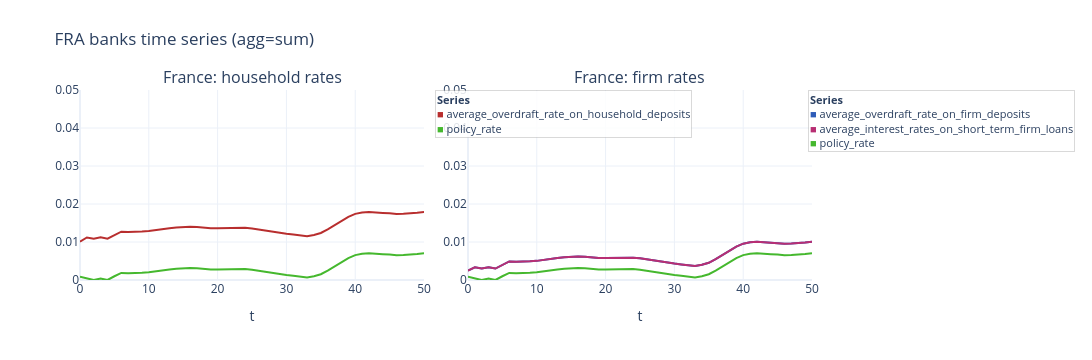

Source (notebook cell):
### Code cell
fig = plot_agent_timeseries(
    model,
    "FRA",
    "banks",
    [
        ["average_overdraft_rate_on_household_deposits", "central_bank.policy_rate"],
        [
            "average_overdraft_rate_on_firm_deposits",
            "average_interest_rates_on_short_term_firm_loans",
            "central_bank.policy_rate",
        ],
    ],
    panel_titles=["France: household rates", "France: firm rates"],
    no_cols=2,
    **FIG_SIZE_WIDE,
    show_legend=True,
    show=False,
)

fig.update_yaxes(range=[0, 0.05])
fig.show()

### Figure 1 — Plotly figure (JSON) as saved in the notebook; plotly's stock layout.template omitted (floating-point values rounded to 4 significant figures)
{"data": [{"line": {"color": "hsl(0, 60%, 45%)", "width": 2}, "mode": "lines", "name": "average_overdraft_rate_on_household_deposits", "showlegend": false, "type": "scatter", "x": [0, 1, 2, 3, 4, 5, 6, 7, 8, 9, 10, 11, 12, 13, 14, 15, 16, 17, 18, 19, 20, 21, 22, 23, 24, 25, 26, 27, 28, 29, 30, 31, 32, 33, 34, 35, 36, 37, 38, 39, 40, 41, 42, 43, 44, 45, 46, 47, 48, 49, 50], "xaxis": "x", "y": [0.01007, 0.01119, 0.01086, 0.01123, 0.01086, 0.01184, 0.01272, 0.01262, 0.01263, 0.01276, 0.01288, 0.01318, 0.01332, 0.01361, 0.0138, 0.01397, 0.01401, 0.01397, 0.01375, 0.01365, 0.01363, 0.01365, 0.01377, 0.01379, 0.01372, 0.01355, 0.01324, 0.01291, 0.01265, 0.01238, 0.01217, 0.01194, 0.01164, 0.01154, 0.01186, 0.01238, 0.01332, 0.01438, 0.01564, 0.01663, 0.0174, 0.01776, 0.01788, 0.01784, 0.01766, 0.01754, 0.01736, 0.01742, 0.01748, 0.0177, 0.0179], "yaxis": "y"}, {"line": {"color": "hsl(110, 60%, 45%)", "width": 2}, "mode": "lines", "name": "policy_rate", "showlegend": false, "type": "scatter", "x": [0, 1, 2, 3, 4, 5, 6, 7, 8, 9, 10, 11, 12, 13, 14, 15, 16, 17, 18, 19, 20, 21, 22, 23, 24, 25, 26, 27, 28, 29, 30, 31, 32, 33, 34, 35, 36, 37, 38, 39, 40, 41, 42, 43, 44, 45, 46, 47, 48, 49, 50], "xaxis": "x", "y": [0.0008333, 0.0003393, 0, 0.0003707, 0, 0.0009872, 0.001865, 0.001766, 0.00177, 0.0019, 0.002023, 0.002328, 0.00246, 0.002752, 0.002948, 0.00311, 0.003158, 0.003113, 0.002898, 0.002792, 0.002777, 0.002793, 0.002912, 0.002937, 0.00287, 0.002698, 0.002386, 0.002054, 0.001797, 0.001521, 0.001311, 0.001088, 0.0007891, 0.0006804, 0.001002, 0.001522, 0.002463, 0.003527, 0.004782, 0.005778, 0.006549, 0.006902, 0.007025, 0.006988, 0.006802, 0.006689, 0.006506, 0.006567, 0.006622, 0.006847, 0.007049], "yaxis": "y"}, {"line": {"color": "hsl(220, 60%, 45%)", "width": 2}, "mode": "lines", "name": "average_overdraft_rate_on_firm_deposits", "showlegend": false, "type": "scatter", "x": [0, 1, 2, 3, 4, 5, 6, 7, 8, 9, 10, 11, 12, 13, 14, 15, 16, 17, 18, 19, 20, 21, 22, 23, 24, 25, 26, 27, 28, 29, 30, 31, 32, 33, 34, 35, 36, 37, 38, 39, 40, 41, 42, 43, 44, 45, 46, 47, 48, 49, 50], "xaxis": "x2", "y": [0.002456, 0.003349, 0.00301, 0.003381, 0.00301, 0.003997, 0.004875, 0.004776, 0.00478, 0.00491, 0.005033, 0.005338, 0.00547, 0.005762, 0.005959, 0.00612, 0.006168, 0.006123, 0.005908, 0.005802, 0.005787, 0.005804, 0.005922, 0.005947, 0.00588, 0.005708, 0.005396, 0.005064, 0.004807, 0.004532, 0.004321, 0.004098, 0.003799, 0.003691, 0.004012, 0.004532, 0.005473, 0.006538, 0.007792, 0.008788, 0.009559, 0.009912, 0.01003, 0.009999, 0.009812, 0.009699, 0.009516, 0.009577, 0.009632, 0.009858, 0.01006], "yaxis": "y2"}, {"line": {"color": "hsl(330, 60%, 45%)", "width": 2}, "mode": "lines", "name": "average_interest_rates_on_short_term_firm_loans", "showlegend": false, "type": "scatter", "x": [0, 1, 2, 3, 4, 5, 6, 7, 8, 9, 10, 11, 12, 13, 14, 15, 16, 17, 18, 19, 20, 21, 22, 23, 24, 25, 26, 27, 28, 29, 30, 31, 32, 33, 34, 35, 36, 37, 38, 39, 40, 41, 42, 43, 44, 45, 46, 47, 48, 49, 50], "xaxis": "x2", "y": [0.002456, 0.003349, 0.00301, 0.003381, 0.00301, 0.003997, 0.004875, 0.004776, 0.00478, 0.00491, 0.005033, 0.005338, 0.00547, 0.005762, 0.005959, 0.00612, 0.006168, 0.006123, 0.005908, 0.005802, 0.005787, 0.005804, 0.005922, 0.005947, 0.00588, 0.005708, 0.005396, 0.005064, 0.004807, 0.004532, 0.004321, 0.004098, 0.003799, 0.003691, 0.004012, 0.004532, 0.005473, 0.006538, 0.007792, 0.008788, 0.009559, 0.009912, 0.01003, 0.009999, 0.009812, 0.009699, 0.009516, 0.009577, 0.009632, 0.009858, 0.01006], "yaxis": "y2"}, {"line": {"color": "hsl(110, 60%, 45%)", "width": 2}, "mode": "lines", "name": "policy_rate", "showlegend": false, "type": "scatter", "x": [0, 1, 2, 3, 4, 5, 6, 7, 8, 9, 10, 11, 12, 13, 14, 15, 16, 17, 18, 19, 20, 21, 22, 23, 24, 25, 26, 27, 28, 29, 30, 31, 32, 33, 34, 35, 36, 37, 38, 39, 40, 41, 42, 43, 44, 45, 46, 47, 48, 49, 50], "xaxis": "x2", "y": [0.0008333, 0.0003393, 0, 0.0003707, 0, 0.0009872, 0.001865, 0.001766, 0.00177, 0.0019, 0.002023, 0.002328, 0.00246, 0.002752, 0.002948, 0.00311, 0.003158, 0.003113, 0.002898, 0.002792, 0.002777, 0.002793, 0.002912, 0.002937, 0.00287, 0.002698, 0.002386, 0.002054, 0.001797, 0.001521, 0.001311, 0.001088, 0.0007891, 0.0006804, 0.001002, 0.001522, 0.002463, 0.003527, 0.004782, 0.005778, 0.006549, 0.006902, 0.007025, 0.006988, 0.006802, 0.006689, 0.006506, 0.006567, 0.006622, 0.006847, 0.007049], "yaxis": "y2"}], "layout": {"annotations": [{"font": {"size": 16}, "showarrow": false, "text": "France: household rates", "x": 0.235, "xanchor": "center", "xref": "paper", "y": 1, "yanchor": "bottom", "yref": "paper"}, {"font": {"size": 16}, "showarrow": false, "text": "France: firm rates", "x": 0.765, "xanchor": "center", "xref": "paper", "y": 1, "yanchor": "bottom", "yref": "paper"}, {"align": "left", "bgcolor": "rgba(255,255,255,0.85)", "bordercolor": "rgba(0,0,0,0.15)", "borderwidth": 1, "font": {"size": 11}, "showarrow": false, "text": "<b>Series</b><br><span style=\"color:hsl(0, 60%, 45%);\">■</span> average_overdraft_rate_on_household_deposits<br><span style=\"color:hsl(110, 60%, 45%);\">■</span> policy_rate", "x": 0.485, "xanchor": "left", "xref": "paper", "y": 1, "yanchor": "top", "yref": "paper"}, {"align": "left", "bgcolor": "rgba(255,255,255,0.85)", "bordercolor": "rgba(0,0,0,0.15)", "borderwidth": 1, "font": {"size": 11}, "showarrow": false, "text": "<b>Series</b><br><span style=\"color:hsl(220, 60%, 45%);\">■</span> average_overdraft_rate_on_firm_deposits<br><span style=\"color:hsl(330, 60%, 45%);\">■</span> average_interest_rates_on_short_term_firm_loans<br><span style=\"color:hsl(110, 60%, 45%);\">■</span> policy_rate", "x": 0.995, "xanchor": "left", "xref": "paper", "y": 1, "yanchor": "top", "yref": "paper"}], "height": 360, "hovermode": "x unified", "legend": {}, "margin": {"r": 280, "t": 90}, "title": {"text": "FRA banks time series (agg=sum)"}, "width": 1200, "xaxis": {"anchor": "y", "domain": [0, 0.47], "title": {"text": "t"}}, "xaxis2": {"anchor": "y2", "domain": [0.53, 1], "title": {"text": "t"}}, "yaxis": {"anchor": "x", "domain": [0, 1], "range": [0, 0.05]}, "yaxis2": {"anchor": "x2", "domain": [0, 1], "range": [0, 0.05]}}}
